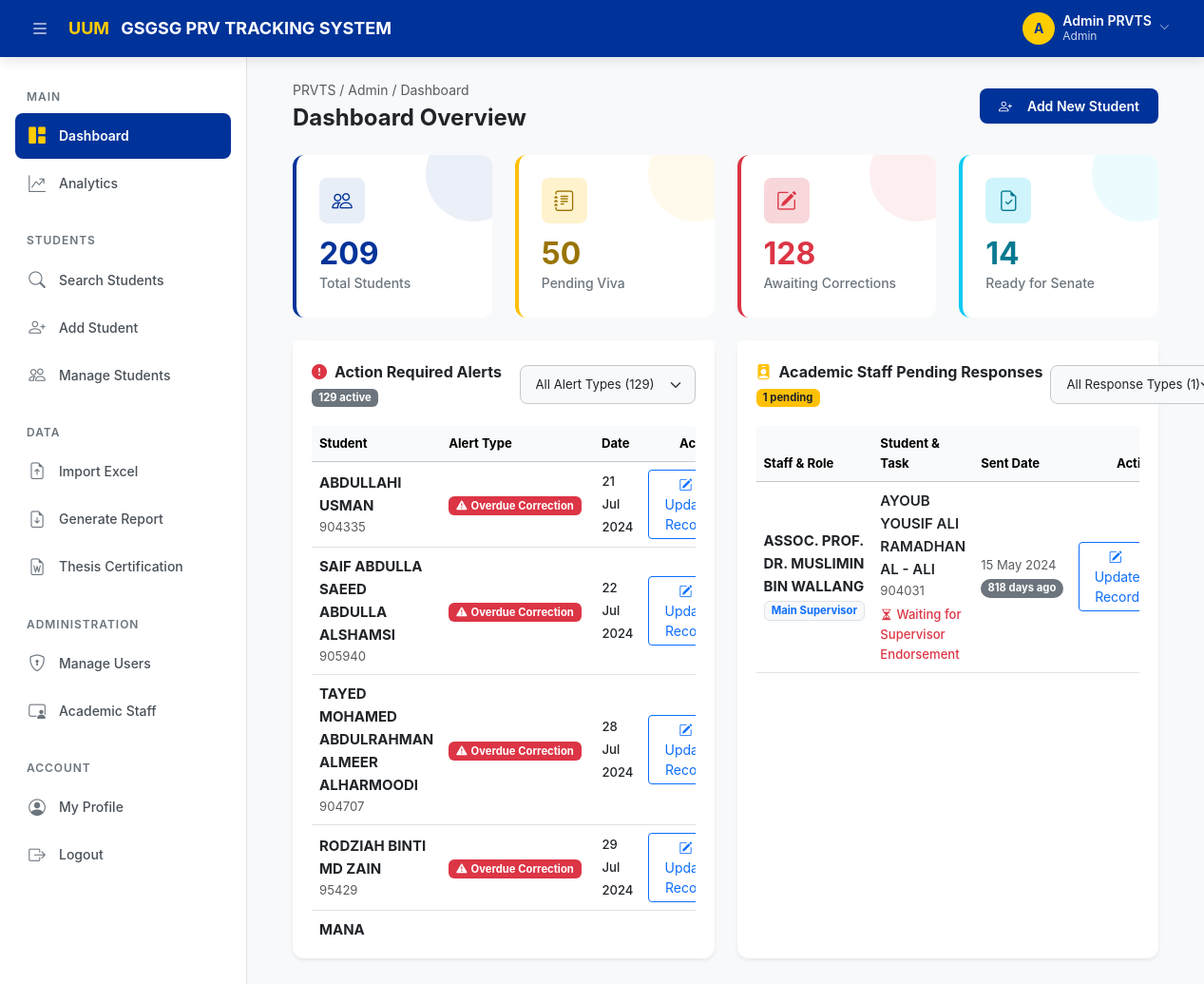
The app's page /dashboard (signed in) with its own data.
### tables this page shows
CREATE TABLE IF NOT EXISTS `corrections` (
    `correction_id`            INT AUTO_INCREMENT PRIMARY KEY,
    `student_id`               INT NOT NULL,
    `correction_required`      TINYINT(1) NOT NULL DEFAULT 0,
    `correction_deadline`      DATE DEFAULT NULL,
    `correction_submission_date` DATE DEFAULT NULL,
    `verification_status`      ENUM('Pending','In Progress','Verified','Rejected') DEFAULT 'Pending',
    `reviewed_by`              VARCHAR(100) DEFAULT NULL,
    `report_sent_to_student_date` DATE DEFAULT NULL,
    `internal_report_status`   VARCHAR(100) DEFAULT NULL,
    `external_report_status`   VARCHAR(100) DEFAULT NULL,
    `corrected_thesis_received_date` DATE DEFAULT NULL,
    `checklist_after_viva_date` DATE DEFAULT NULL,
    `correction_schedule_date` DATE DEFAULT NULL,
    `post_viva_turnitin_percentage` VARCHAR(10) DEFAULT NULL,
    `supervisor_endorsement_date` DATE DEFAULT NULL,
    `sent_to_internal_date`    DATE DEFAULT NULL,
    `sent_to_external_date`    DATE DEFAULT NULL,
    `sent_to_supervisor_date`  DATE DEFAULT NULL,
    `endorsement_from_examiner_date` DATE DEFAULT NULL,
    `abstract_received_date`   DATE DEFAULT NULL,
    `colgis_jil_meeting_date`  DATE DEFAULT NULL,
    `colgis_jil_meeting_no`    VARCHAR(100) DEFAULT NULL,
    `final_result`             VARCHAR(200) DEFAULT NULL,

    INDEX `idx_corr_student` (`student_id`),

    CONSTRAINT `fk_corr_student`
        FOREIGN KEY (`student_id`) REFERENCES `students`(`student_id`)
        ON DELETE CASCADE ON UPDATE CASCADE
);

CREATE TABLE IF NOT EXISTS `students` (
    `student_id`      INT AUTO_INCREMENT PRIMARY KEY,
    `matric_no`       VARCHAR(30) NOT NULL UNIQUE,
    `name`            VARCHAR(200) NOT NULL,
    `programme`       VARCHAR(200) DEFAULT NULL,
    `school`          VARCHAR(200) DEFAULT NULL,
    `degree_level`    VARCHAR(100) NOT NULL DEFAULT 'Masters',
    `cohort`          VARCHAR(50) DEFAULT NULL,
    `its_receipt_date` DATE DEFAULT NULL,
    `thesis_title`    TEXT DEFAULT NULL,
    `research_status` ENUM(
        'Thesis Submitted',
        'Examiner Assigned',
        'Viva Scheduled',
        'Viva Completed',
        'Re-Viva',
        'Corrections Submitted',
        'Ready for Senate',
        'Graduated'
    ) NOT NULL DEFAULT 'Thesis Submitted',
    `created_at`      DATETIME NOT NULL DEFAULT CURRENT_TIMESTAMP,
    `updated_at`      DATETIME NOT NULL DEFAULT CURRENT_TIMESTAMP ON UPDATE CURRENT_TIMESTAMP,

    INDEX `idx_students_name`     (`name`),
    INDEX `idx_students_school`   (`school`),
    INDEX `idx_students_status`   (`research_status`),
    INDEX `idx_students_degree`   (`degree_level`)
);

CREATE TABLE IF NOT EXISTS `supervisors` (
    `supervisor_id`   INT AUTO_INCREMENT PRIMARY KEY,
    `supervisor_name` VARCHAR(200) NOT NULL,
    `email`           VARCHAR(200) DEFAULT NULL,
    `phone`           VARCHAR(50) DEFAULT NULL,
    `department`      VARCHAR(200) DEFAULT NULL
);

### app/Views/dashboard/index.php (the view, shortened to what the rows shown need)
<?php
$baseUrl = rtrim($_ENV['APP_URL'] ?? '', '/');
?>
<div class="page-header animate-fade-in-up">
    <div>
        <h1>Dashboard Overview</h1>
    </div>
</div>
<div class="row g-4 animate-fade-in-up stagger-2">
    <div class="col-lg-6">
        <div class="card h-100 shadow-sm border-0">
            <div class="card-body">
                <?php if (empty($actions)): ?>
                    <div class="text-center text-muted py-5">
                        <i class="bi bi-check-circle-fill text-success fs-1 mb-2 d-block"></i>
                        No immediate actions required!
                    </div>
                <?php else: ?>
                    <div class="table-responsive dashboard-alert-scroll">
                        <table class="table table-hover align-middle mb-0" id="actionAlertsTable">
                            <thead class="table-light text-muted small">
                                <tr>
                                    <th>Student</th>
                                    <th>Alert Type</th>
                                    <th>Date</th>
                                    <th class="text-end">Actions</th>
                                </tr>
                            </thead>
                            <tbody>
                                <?php foreach ($actions as $action): ?>
                                    <tr id="alert-row-<?= md5($action['alert_key']) ?>" data-alert-type="<?= htmlspecialchars($action['type']) ?>">
                                        <td>
                                            <div class="fw-bold text-dark"><?= htmlspecialchars($action['name']) ?></div>
                                            <div class="small text-muted"><?= htmlspecialchars($action['matric_no']) ?></div>
                                        </td>
                                        <td>
                                            <span class="badge <?= $action['badge'] ?> px-2 py-1">
                                                <i class="bi <?= $action['icon'] ?> me-1"></i><?= htmlspecialchars($action['type']) ?>
                                            </span>
                                        </td>
                                        <td><span class="text-dark fw-medium small"><?= date('d M Y', strtotime($action['date'])) ?></span></td>
                                        <td class="text-end">
                                            <a href="<?= $baseUrl ?>/students/edit/<?= $action['student_id'] ?>?highlight=<?= urlencode($action['highlight'] ?? '') ?>#<?= $action['tab'] ?? '' ?>" class="btn btn-sm btn-outline-primary px-3">
                                                <i class="bi bi-pencil-square me-1"></i> Update Record
                                            </a>
                                        </td>
                                    </tr>
                                    <?php endforeach; ?>
                                </tbody>
                            </table>
                        </div>
                    <?php endif; ?>
                </div>
            </div>
        </div>
    <div class="col-lg-6">
        <div class="card h-100 shadow-sm border-0">
            <div class="card-body">
                <?php if (empty($pending)): ?>
                    <div class="text-center text-muted py-5">
                        <i class="bi bi-inbox-fill text-muted fs-1 mb-2 d-block"></i>
                        No pending responses from Academic Staff.
                    </div>
                <?php else: ?>
                    <div class="table-responsive dashboard-alert-scroll">
                        <table class="table table-hover align-middle mb-0" id="pendingResponsesTable">
                            <thead class="table-light text-muted small">
                                <tr>
                                    <th>Staff & Role</th>
                                    <th>Student & Task</th>
                                    <th>Sent Date</th>
                                    <th class="text-end">Action</th>
                                </tr>
                            </thead>
                            <tbody>
                                <?php foreach ($pending as $p): ?>
                                    <tr id="alert-row-<?= md5($p['alert_key']) ?>" data-task-type="<?= htmlspecialchars($p['task']) ?>">
                                        <td>
                                            <div class="fw-bold text-dark"><?= htmlspecialchars($p['staff_name']) ?></div>
                                            <span class="badge bg-light text-primary border small mb-1"><?= htmlspecialchars($p['role']) ?></span>
                                        </td>
                                        <td>
                                            <div class="fw-semibold text-dark"><?= htmlspecialchars($p['student_name']) ?></div>
                                            <div class="small text-muted mb-1"><?= htmlspecialchars($p['matric_no']) ?></div>
                                            <div class="small text-danger fw-medium"><i class="bi bi-hourglass-split me-1"></i><?= htmlspecialchars($p['task']) ?></div>
                                        </td>
                                        <td>
                                            <span class="small text-muted d-block"><?= date('d M Y', strtotime($p['sent_date'])) ?></span>
                                            <?php
                                            $days = floor((time() - strtotime($p['sent_date'])) / 86400);
                                            ?>
                                            <span class="badge bg-secondary rounded-pill small"><?= $days ?> days ago</span>
                                        </td>
                                        <td class="text-end">
                                            <a href="<?= $baseUrl ?>/students/edit/<?= $p['student_id'] ?><?= !empty($p['highlight']) ? '?highlight=' . urlencode($p['highlight']) : '' ?>#<?= $p['tab'] ?? '' ?>" class="btn btn-sm btn-outline-primary px-3">
                                                <i class="bi bi-pencil-square me-1"></i> Update Record
                                            </a>
                                        </td>
                                    </tr>
                                <?php endforeach; ?>
                            </tbody>
                        </table>
                    </div>
                <?php endif; ?>
            </div>
        </div>
    </div>
</div>

### records on screen
corrections: student.name "ABDULLAHI USMAN", student.matric_no "904335", type "Overdue Correction", correction_deadline "21 Jul 2024"
corrections: student.name "SAIF ABDULLA SAEED ABDULLA ALSHAMSI", student.matric_no "905940", type "Overdue Correction", correction_deadline "22 Jul 2024"
corrections: student.name "TAYED MOHAMED ABDULRAHMAN ALMEER ALHARMOODI", student.matric_no "904707", type "Overdue Correction", correction_deadline "28 Jul 2024"
corrections: student.name "RODZIAH BINTI MD ZAIN", student.matric_no "95429", type "Overdue Correction", correction_deadline "29 Jul 2024"
corrections: student.name "MANA…"
students: supervisors.supervisor_name "ASSOC. PROF. DR. MUSLIMIN BIN WALLANG", role "Main Supervisor", name "AYOUB YOUSIF ALI RAMADHAN AL - ALI", matric_no "904031", task "Waiting for Supervisor Endorsement", sent_date "15 May 2024", days "818"

### other values on screen
$initials "A"
$userName "Admin PRVTS"
$userRole "Admin"
$stats['total_students'] "209"
$stats['pending_viva'] "50"
$stats['awaiting_corrections'] "128"
$stats['ready_for_senate'] "14"
count($actions) "129"
count($pending) "1"
